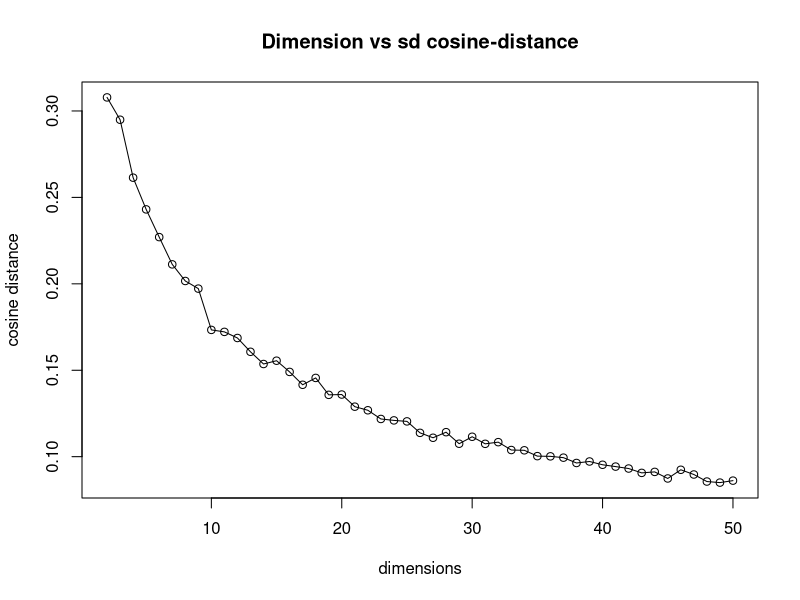
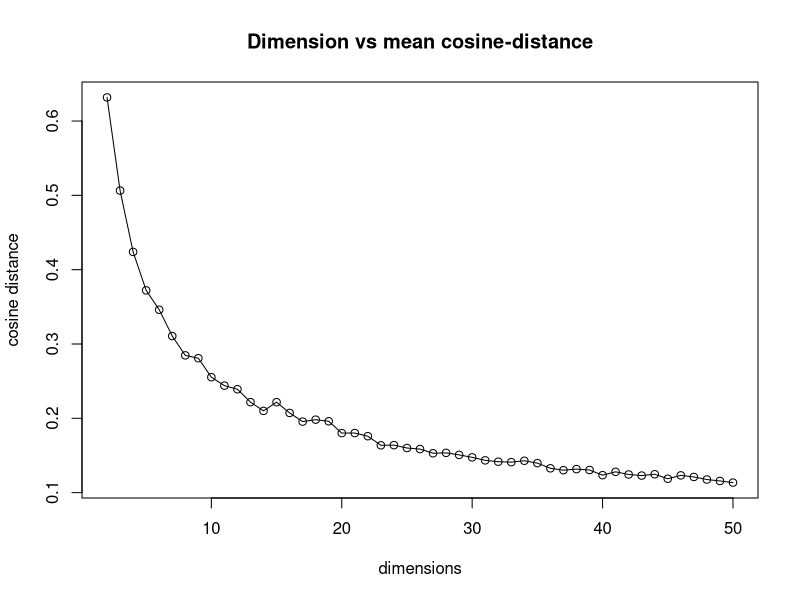

Reproduce these figures in R, in order.
# Question 2.a
# run from console > source("Q_2.r")


## for each dimension:

number_of_points = 1000
dimensions = c(rep(2:50));

# sd and mean vectors:

cos.sd = c()
cos.mean = c()

cos.sim <- function(vector1,vector2){
  distance =  crossprod(vector1, vector2)/sqrt(crossprod(vector1) * crossprod(vector2))
  return(abs(distance))
}

computeMatrix <- function(dimension){
  
  # genereate values from standard normal dist
  # for each dimension
  m1 = matrix(rnorm(dimension * number_of_points), nrow=number_of_points, ncol=dimension )
  m2= matrix(rnorm(dimension * number_of_points), nrow = number_of_points, ncol = dimension)
  
  # list to storte cosine distances
  # cos.matrix = matrix(data=NA,nrow= number_of_points,ncol=number_of_points)
  cos.list = c()
  
  
  # compute cosine dist between all the points
  # cosine_distances = matrix(apply(m,1, cos.sim, vector),      nrow=number_of_points, ncol=number_of_points)
  for(i in c(1:number_of_points)){
    vector1 = m1[i,]      
    vector2 = m2[i,]
    cos.list = c(cos.list, cos.sim(vector1, vector2))
  }#for
  
  # compute the sd and mean of cos.dist obtained and save in vector
  # <<- is used for accessing global variables.
  #current_length = length(cos.sd)
  cos.sd <<- append(cos.sd, sd(cos.list), after = length(cos.sd))
  cos.mean <<- append(cos.mean, mean(cos.list), after = length(cos.mean))
  
} #def computeMatrix


# main call dimensions: 2: 1000 execute fun::computeMatrix
s = sapply(dimensions,computeMatrix)


#Now lets draw a plot between of mean,sd as a function of dimension [2,1000]

# plot mean, sd as function of dimension: [2, 1000]
plot( dimensions, cos.sd, xlab = "dimensions", ylab="cosine distance", main="Dimension vs sd cosine-distance")
lines(dimensions, cos.sd)

# second plot
plot( dimensions, cos.mean, xlab = "dimensions", ylab="cosine distance", main="Dimension vs mean cosine-distance")
lines(dimensions, cos.mean)
